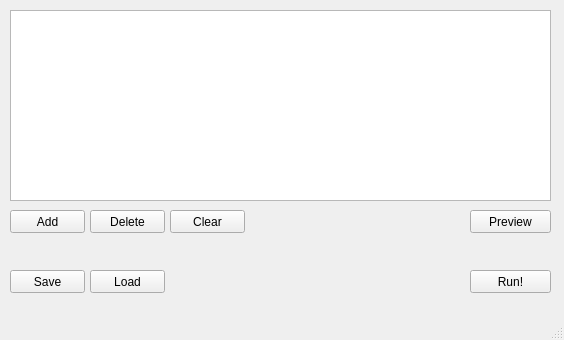
<?xml version="1.0" encoding="UTF-8"?>
<ui version="4.0">
 <class>Mdma</class>
 <widget class="QMainWindow" name="Mdma">
  <property name="geometry">
   <rect>
    <x>0</x>
    <y>0</y>
    <width>564</width>
    <height>340</height>
   </rect>
  </property>
  <property name="windowTitle">
   <string>Mdma</string>
  </property>
  <widget class="QWidget" name="centralwidget">
   <widget class="QListWidget" name="listWidget_configs">
    <property name="geometry">
     <rect>
      <x>10</x>
      <y>10</y>
      <width>541</width>
      <height>191</height>
     </rect>
    </property>
   </widget>
   <widget class="QPushButton" name="pushButton_run">
    <property name="geometry">
     <rect>
      <x>470</x>
      <y>270</y>
      <width>81</width>
      <height>23</height>
     </rect>
    </property>
    <property name="text">
     <string>Run!</string>
    </property>
   </widget>
   <widget class="QPushButton" name="pushButton_load">
    <property name="geometry">
     <rect>
      <x>90</x>
      <y>270</y>
      <width>75</width>
      <height>23</height>
     </rect>
    </property>
    <property name="text">
     <string>Load</string>
    </property>
   </widget>
   <widget class="QPushButton" name="pushButton_save">
    <property name="geometry">
     <rect>
      <x>10</x>
      <y>270</y>
      <width>75</width>
      <height>23</height>
     </rect>
    </property>
    <property name="text">
     <string>Save</string>
    </property>
   </widget>
   <widget class="QPushButton" name="pushButton_clearConfiguration">
    <property name="geometry">
     <rect>
      <x>170</x>
      <y>210</y>
      <width>75</width>
      <height>23</height>
     </rect>
    </property>
    <property name="text">
     <string>Clear</string>
    </property>
   </widget>
   <widget class="QPushButton" name="pushButton_preview">
    <property name="geometry">
     <rect>
      <x>470</x>
      <y>210</y>
      <width>81</width>
      <height>23</height>
     </rect>
    </property>
    <property name="text">
     <string>Preview</string>
    </property>
   </widget>
   <widget class="QPushButton" name="pushButton_addConfiguration">
    <property name="geometry">
     <rect>
      <x>10</x>
      <y>210</y>
      <width>75</width>
      <height>23</height>
     </rect>
    </property>
    <property name="text">
     <string>Add</string>
    </property>
   </widget>
   <widget class="QPushButton" name="pushButton_deleteConfiguration">
    <property name="geometry">
     <rect>
      <x>90</x>
      <y>210</y>
      <width>75</width>
      <height>23</height>
     </rect>
    </property>
    <property name="text">
     <string>Delete</string>
    </property>
   </widget>
  </widget>
  <widget class="QStatusBar" name="statusbar"/>
 </widget>
 <resources/>
 <connections/>
</ui>
